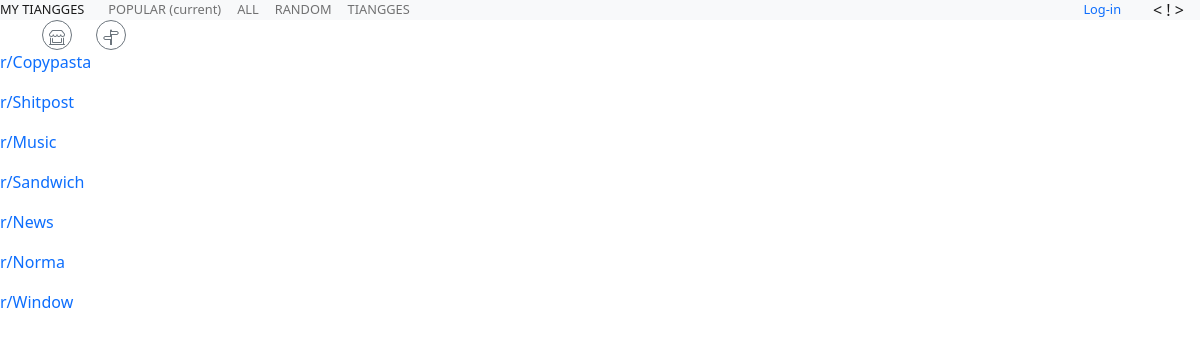
The app's page /tiangge_list with its own data.
### tables this page shows
CREATE TABLE "tiangges" (
	"id"	INTEGER NOT NULL UNIQUE,
	"name"	TEXT NOT NULL UNIQUE,
	"subscribers"	INTEGER,
	"date_created"	NUMERIC,
	"banner"	TEXT,
	"icon"	TEXT,
	PRIMARY KEY("id" AUTOINCREMENT)
);

### main.py (the view)
@app.route('/tiangge_list')
def tiangge_list():
    tiangges = select_tiangge()
    return render_template('tiangge_list.html', tiangges=tiangges, )

### data.py (called while the page is built)
def connect_db(path):
    conn = sqlite3.connect(path)
    conn.row_factory = sqlite3.Row
    conn.execute("PRAGMA foreign_keys = ON")
    return (conn, conn.cursor(),)

def select_tiangge():
    conn, cur = connect_db(db_path)
    query = 'SELECT * FROM tiangges'
    results = cur.execute(query,).fetchall()
    return results

### templates/tiangge_list.html
{% extends 'base.html' %}
{% block content %}
{% for tiangge in tiangges %}
    <p>
        <a href="{{url_for('tiangge', name=tiangge.name)}}">
            r/{{tiangge.name}}
        </a>
    </p>
{% endfor %}
{% endblock %}

### static/styles/mainpage.css (style rules this page uses)
html { position: relative; min-height: 100%; }
body { margin-bottom: 60px; }

### records on screen
tiangges: name "Copypasta"
tiangges: name "Shitpost"
tiangges: name "Music"
tiangges: name "Sandwich"
tiangges: name "News"
tiangges: name "Norma"
tiangges: name "Window"
